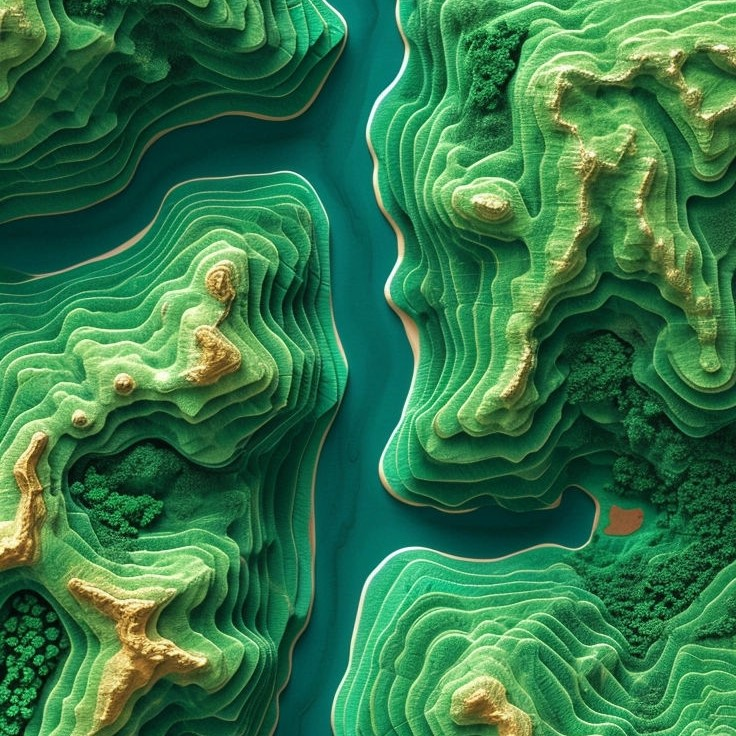
#> input picture images/hills.jpeg, 736 x 736 px
$ python test.py
#> lines starting #> are read from the running program, lines starting #| are printed output that depends on the picture; after the words box and inside, x2 and y2 are one past the last pixel; in counts of white or black regions, pixels touching at a corner belong together
import matplotlib.pyplot as plt
import numpy as np
from skimage.io import imread


def median_cut_quantize(img, img_arr):
    # when it reaches the end, color quantize
    print("start quantize: ", len(img_arr))
    r_average = np.mean(img_arr[:,0])
    g_average = np.mean(img_arr[:,1])
    b_average = np.mean(img_arr[:,2])
    # print('img_arr', img_arr)
    for data in img_arr:
        img[data[3]][data[4]] = [r_average, g_average, b_average] # set average color in bucket

def split_into_buckets(img, img_arr, depth):

    if len(img_arr) == 0:
        return

    if depth == 0:
        median_cut_quantize(img, img_arr)
        return

    r_range = np.max(img_arr[:,0]) - np.min(img_arr[:,0])
    g_range = np.max(img_arr[:,1]) - np.min(img_arr[:,1])
    b_range = np.max(img_arr[:,2]) - np.min(img_arr[:,2])
    max_range_space = (0 if r_range*2>g_range+b_range else 1 if g_range*2>b_range+r_range else 2)

    # sort by color
    img_arr = img_arr[img_arr[:,max_range_space].argsort()]
    median_index = int((len(img_arr)+1)/2) # bucket split index
    print("median_index:", median_index)


    # split by median
    split_into_buckets(img, img_arr[0:median_index], depth-1)
    split_into_buckets(img, img_arr[median_index:], depth-1)


# ----------------------------------

sample_img = imread('images/hills.jpeg')
#> sample_img is the input picture: shape (736, 736, 3); mean R, G, B 51.2, 119.1, 73.4

# list of pixels with their positions in image
flattened_img_array = []
for rindex, rows in enumerate(sample_img):
    for cindex, color in enumerate(rows):
        flattened_img_array.append([color[0],color[1],color[2],rindex, cindex])
#> after the loop, flattened_img_array = 541696 items
print('len',len(flattened_img_array))
#| len 541696


flattened_img_array = np.array(flattened_img_array)
split_into_buckets(sample_img, flattened_img_array, 1)
#> in split_into_buckets, `r_range = np.max(img_arr[:,0]) - np.min(img_arr[:,0])`: r_range = 255
#> in split_into_buckets, `g_range = np.max(img_arr[:,1]) - np.min(img_arr[:,1])`: g_range = 251
#> in split_into_buckets, `b_range = np.max(img_arr[:,2]) - np.min(img_arr[:,2])`: b_range = 255
#> in split_into_buckets, `max_range_space = (0 if r_range*2>g_range+b_range else 1 if g_range*2>..`: max_range_space = 0
#> in split_into_buckets, `median_index = int((len(img_arr)+1)/2)`: median_index = 270848
#| median_index: 270848
#| start quantize:  270848
#> in median_cut_quantize, `r_average = np.mean(img_arr[:,0])`: r_average = 11.16
#> in median_cut_quantize, `g_average = np.mean(img_arr[:,1])`: g_average = 80.53
#> in median_cut_quantize, `b_average = np.mean(img_arr[:,2])`: b_average = 53.06
#> the loop in median_cut_quantize, `for data in img_arr:` made 270848 passes
#> data on passes 1 to 3: [0, 78, 72, 492, 327], [0, 47, 21, 0, 138], [0, 62, 57, 158, 231]
#> after the loop in median_cut_quantize, `for data in img_arr:`:
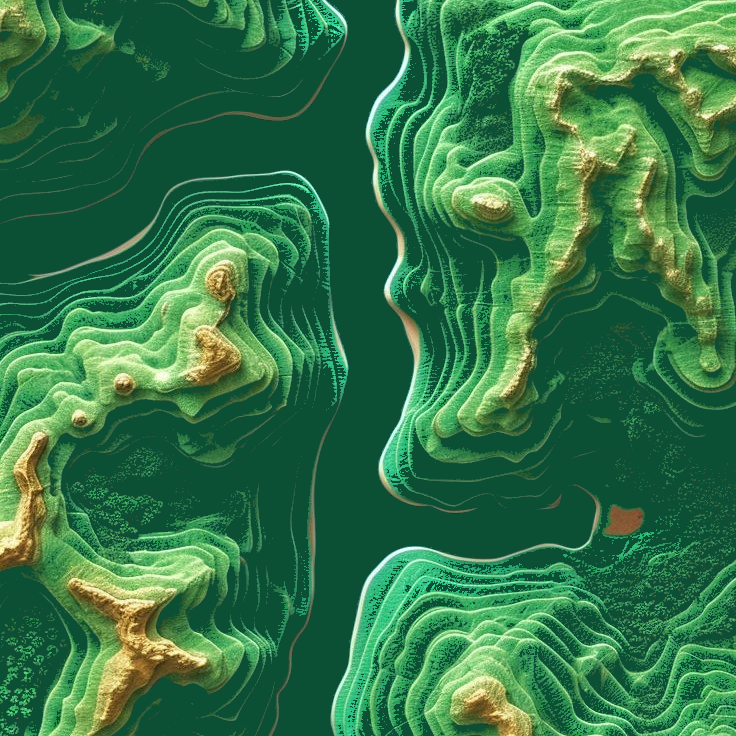
#> img: shape (736, 736, 3); mean R, G, B 51.1, 118.9, 73.4
#| start quantize:  270848
#> in median_cut_quantize (call 2), `r_average = np.mean(img_arr[:,0])`: r_average = 91.22
#> in median_cut_quantize (call 2), `g_average = np.mean(img_arr[:,1])`: g_average = 157.7
#> in median_cut_quantize (call 2), `b_average = np.mean(img_arr[:,2])`: b_average = 93.83
#> the loop in median_cut_quantize (call 2), `for data in img_arr:` made 270848 passes
#> data on passes 1 to 3: [32, 170, 110, 606, 370], [32, 83, 50, 475, 104], [32, 86, 50, 157, 12]
#> after the loop in median_cut_quantize (call 2), `for data in img_arr:`:
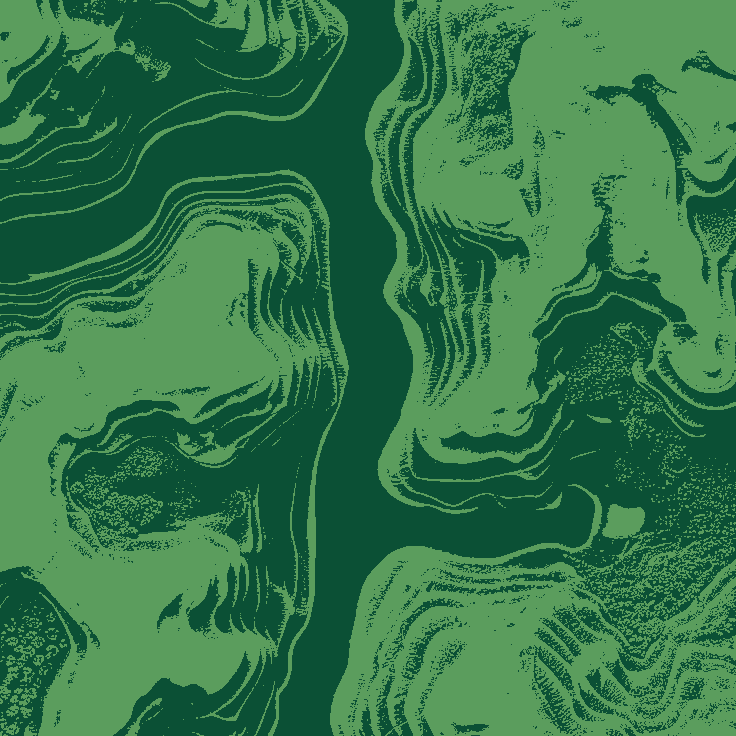
#> img: shape (736, 736, 3); mean R, G, B 51, 118.5, 73

plt.imshow(sample_img)
plt.show()

$ run again, with images/example.png saved as images/hills.jpeg
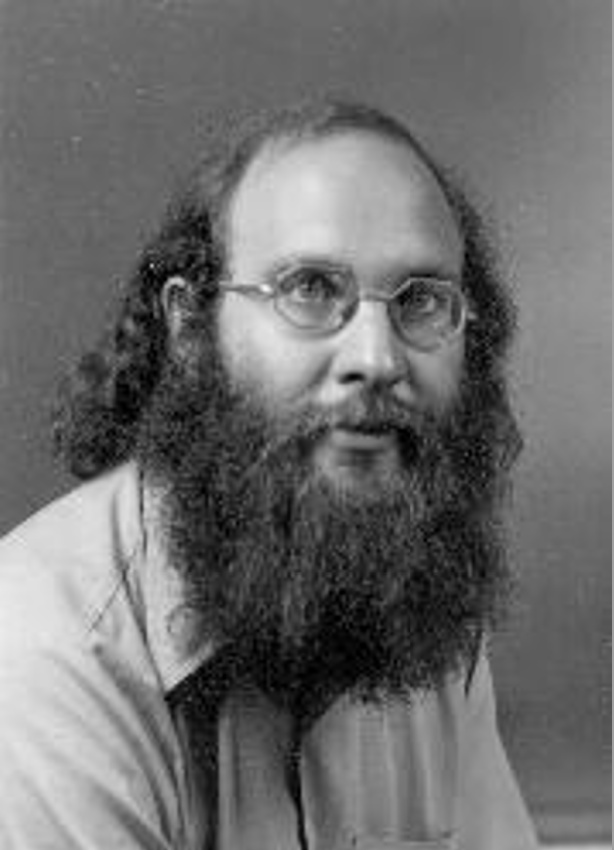
#> input picture images/example.png, 614 x 850 px
#> sample_img is the input picture: shape (850, 614, 3); min 0, max 248, mean 108.9
#> after the loop `for rindex, rows in enumerate(sample_img):`: flattened_img_array = 521900 items
#| len 521900
#> r_range = 248
#> max_range_space = 2
#> median_index = 260950
#| median_index: 260950
#| start quantize:  260950
#> r_average = 71.24
#> the loop in median_cut_quantize, `for data in img_arr:` made 260950 passes
#> data on passes 1 to 3: [0, 0, 0, 649, 341], [0, 0, 0, 672, 330], [0, 0, 0, 434, 407]
#> after the loop in median_cut_quantize, `for data in img_arr:`:
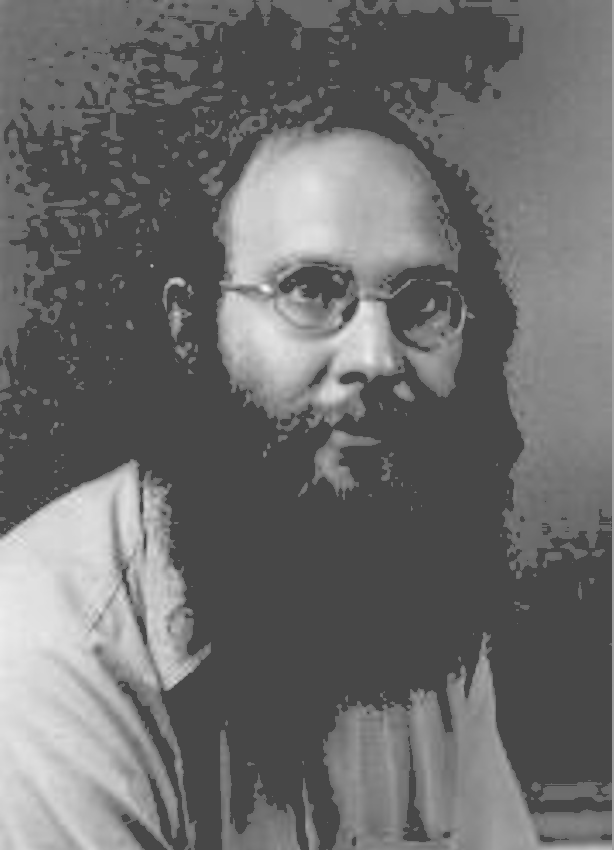
#> img: shape (850, 614, 3); min 71, max 248, mean 108.8
#| start quantize:  260950
#> r_average = 146.6
#> the loop in median_cut_quantize (call 2), `for data in img_arr:` made 260950 passes
#> data on passes 1 to 3: [105, 105, 105, 189, 119], [105, 105, 105, 189, 120], [105, 105, 105, 189, 121]
#> after the loop in median_cut_quantize (call 2), `for data in img_arr:`:
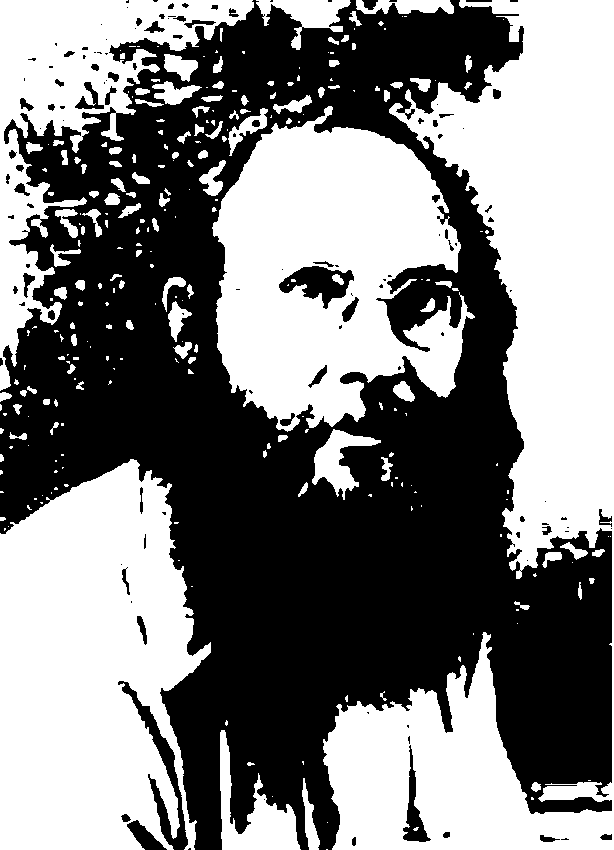
#> img: shape (850, 614, 3); values 71 (black) and 146 (white), 50% white; 269 white regions (150 under 20 px), largest, box (x1, y1, x2, y2) and area: (323, 0, 614, 850) 98164, (0, 459, 211, 850) 62305, (212, 106, 475, 432) 53422
